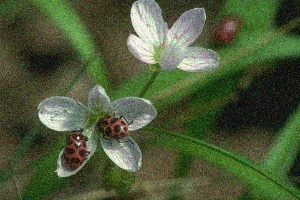
#> input picture Session 5/Images/bug.jpg, 300 x 200 px, found by its file name
$ python Blurring.py
#> lines starting #> are read from the running program, lines starting #| are printed output that depends on the picture
import cv2
"""
#######################################################
      Blurring techniques without using NumPy
#######################################################
"""
bug = cv2.imread("Blur images/bug.jpg")
#> bug is the input picture: shape (200, 300, 3); mean B, G, R 56.8, 89, 76.4

# Average Blur
avg1 = cv2.blur(bug, (3,3))
avg2 = cv2.blur(bug, (5,5))
avg3 = cv2.blur(bug, (3,5))
avg4 = cv2.blur(bug, (7,7))
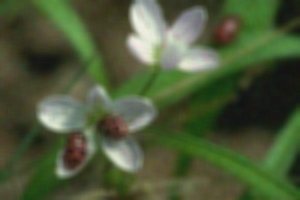
#> avg4: shape (200, 300, 3); mean B, G, R 56.8, 89.1, 76.5
cv2.imshow("Original bug", bug)
cv2.imshow("Average blur 3", avg1)
cv2.imshow("Average blur 5", avg2)
cv2.imshow("Average blur 3*5", avg3)
cv2.imshow("Average blur 7", avg4)
cv2.waitKey(0)
cv2.destroyAllWindows()

# Gaussian Blur
gausin1 = cv2.GaussianBlur(bug, (3,3), 0)
gausin2 = cv2.GaussianBlur(bug, (5,5), 0)
gausin3 = cv2.GaussianBlur(bug, (3,5), 0)
gausin4 = cv2.GaussianBlur(bug, (7,7), 0)
cv2.imshow("Original bug", bug)
cv2.imshow("Gaussian blur 3", gausin1)
cv2.imshow("Gaussian blur 5", gausin2)
cv2.imshow("Gaussian blur 3*5", gausin3)
cv2.imshow("Gaussian blur 7", gausin4)
cv2.waitKey(0)
cv2.destroyAllWindows()

# Median Blur
median1 = cv2.medianBlur(bug, 3)
median2 = cv2.medianBlur(bug, 5)
median3 = cv2.medianBlur(bug, 7)
median4 = cv2.medianBlur (bug, 9)
cv2.imshow("Original bug", bug)
cv2.imshow("Median blur 3", median1)
cv2.imshow("Median blur 5", median2)
cv2.imshow("Median blur 7", median3)
cv2.imshow("Median blur 9", median4)
cv2.waitKey(0)
cv2.destroyAllWindows()

#Bilateral Blur
bilaterial1 = cv2.bilateralFilter(bug, 5, 75, 75)
bilaterial2 = cv2.bilateralFilter(bug, 9, 75, 75)
bilaterial3 = cv2.bilateralFilter(bug, 9, 95, 95)
bilaterial4 = cv2.bilateralFilter(bug, 11, 75, 75)
cv2.imshow("Original bug", bug)
cv2.imshow("Bilateral blur 5", bilaterial1)
cv2.imshow("Bilateral blur 9 75", bilaterial2)
cv2.imshow("Bilateral blur 9 95", bilaterial3)
cv2.imshow("Bilateral blur 11", bilaterial4)
cv2.waitKey(0)


"""
####################################################
      Blurring techniques using NumPy
####################################################
"""
import numpy as np
bug = cv2.imread("Blur images/bug.jpg")
eye = cv2.imread("Blur images/eye.jpg")
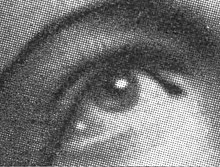
#> input picture Session 5/Images/eye.jpg, 220 x 167 px, found by its file name
#> eye is the input picture: shape (167, 220, 3); min 8, max 255, mean 117.5
photo = cv2.imread("Blur images/photographer.jpg")
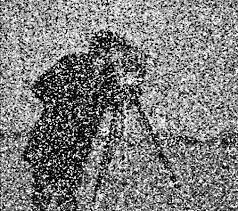
#> input picture Session 5/Images/photographer.jpg, 238 x 211 px, found by its file name
#> photo is the input picture: shape (211, 238, 3); min 0, max 255, mean 126.5

# Average Blur
def avg_blur(image):
    average = np.hstack([image,
                         cv2.blur(image, (3, 3)),
                         cv2.blur(image, (3, 5)),
                         cv2.blur(image, (5, 5)),
                         cv2.blur(image, (7, 7))])
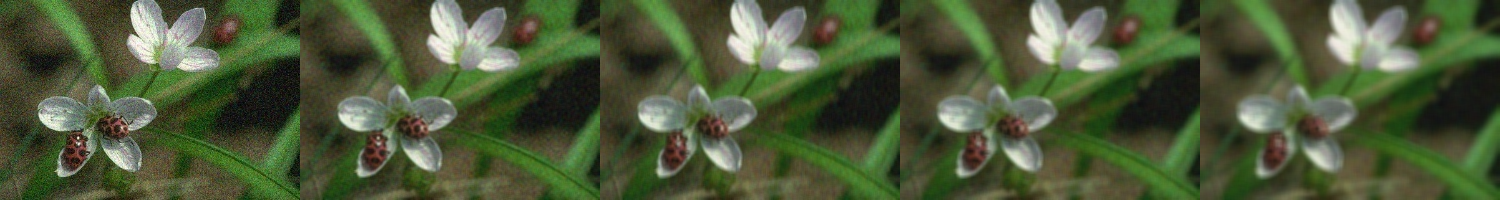
#> average: shape (200, 1500, 3); mean B, G, R 56.8, 89, 76.4
    cv2.imshow("Average Blur", average)
    cv2.waitKey(0)

# Gaussian Blur
def gaussian_blur(image):
    gaussian = np.hstack([image,
                          cv2.GaussianBlur(image, (3, 3), 0),
                          cv2.GaussianBlur(image, (3, 5), 0),
                          cv2.GaussianBlur(image, (5, 5), 0),
                          cv2.GaussianBlur(image, (7, 7), 0)])
    cv2.imshow("Gaussian Blur", gaussian)
    cv2.waitKey(0)

# Median Blur
def median_blur(image):
    median = np.hstack([image,
                        cv2.medianBlur(image, 3),
                        cv2.medianBlur(image, 5),
                        cv2.medianBlur(image, 7),
                        cv2.medianBlur(image, 9)])
    cv2.imshow("Median Blur", median)
    cv2.waitKey(0)

#Bilateral Blur
def bilateral_blur(image):
    bilateral = np.hstack([image,
                           cv2.bilateralFilter(image, 3, 75, 75),
                           cv2.bilateralFilter(image, 5, 75, 75),
                           cv2.bilateralFilter(image, 7, 75, 75),
                           cv2.bilateralFilter(image, 9, 75, 75)])
    cv2.imshow("Bilateral Blur", bilateral)
    cv2.waitKey(0)

avg_blur(bug)
gaussian_blur(bug)
median_blur(bug)
bilateral_blur(bug)

avg_blur(eye)
gaussian_blur(eye)
median_blur(eye)
bilateral_blur(eye)
#> in bilateral_blur (call 2), `bilateral = np.hstack([image, cv2.bilateralFilter(image, 3, 75, 75), c..`:
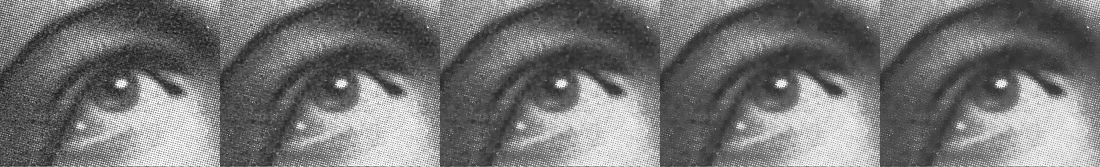
#> bilateral: shape (167, 1100, 3); min 8, max 255, mean 117.3

avg_blur(photo)
gaussian_blur(photo)
median_blur(photo)
#> in median_blur (call 3), `median = np.hstack([image, cv2.medianBlur(image, 3), cv2.medianBlur(im..`:
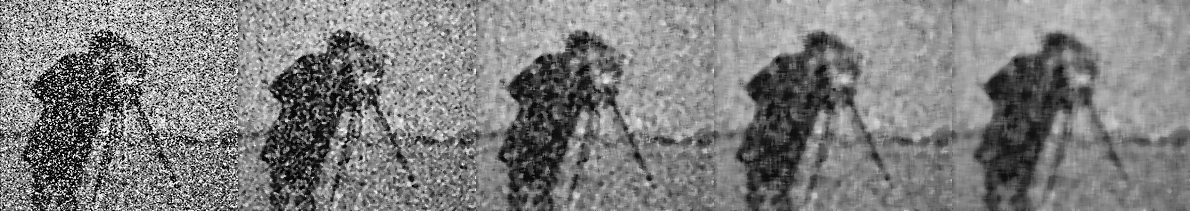
#> median: shape (211, 1190, 3); min 0, max 255, mean 126.3
bilateral_blur(photo)
#> in bilateral_blur (call 3), `bilateral = np.hstack([image, cv2.bilateralFilter(image, 3, 75, 75), c..`:
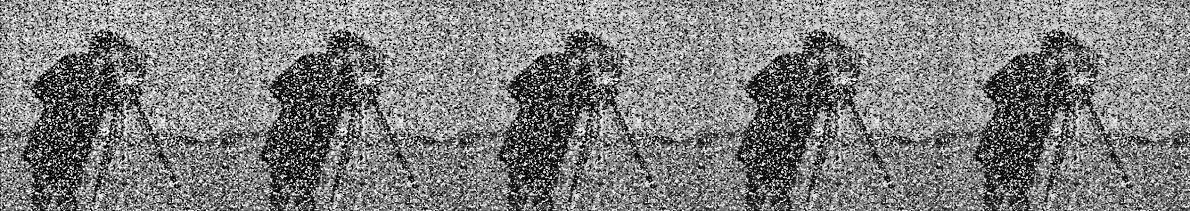
#> bilateral: shape (211, 1190, 3); min 0, max 255, mean 126.4
